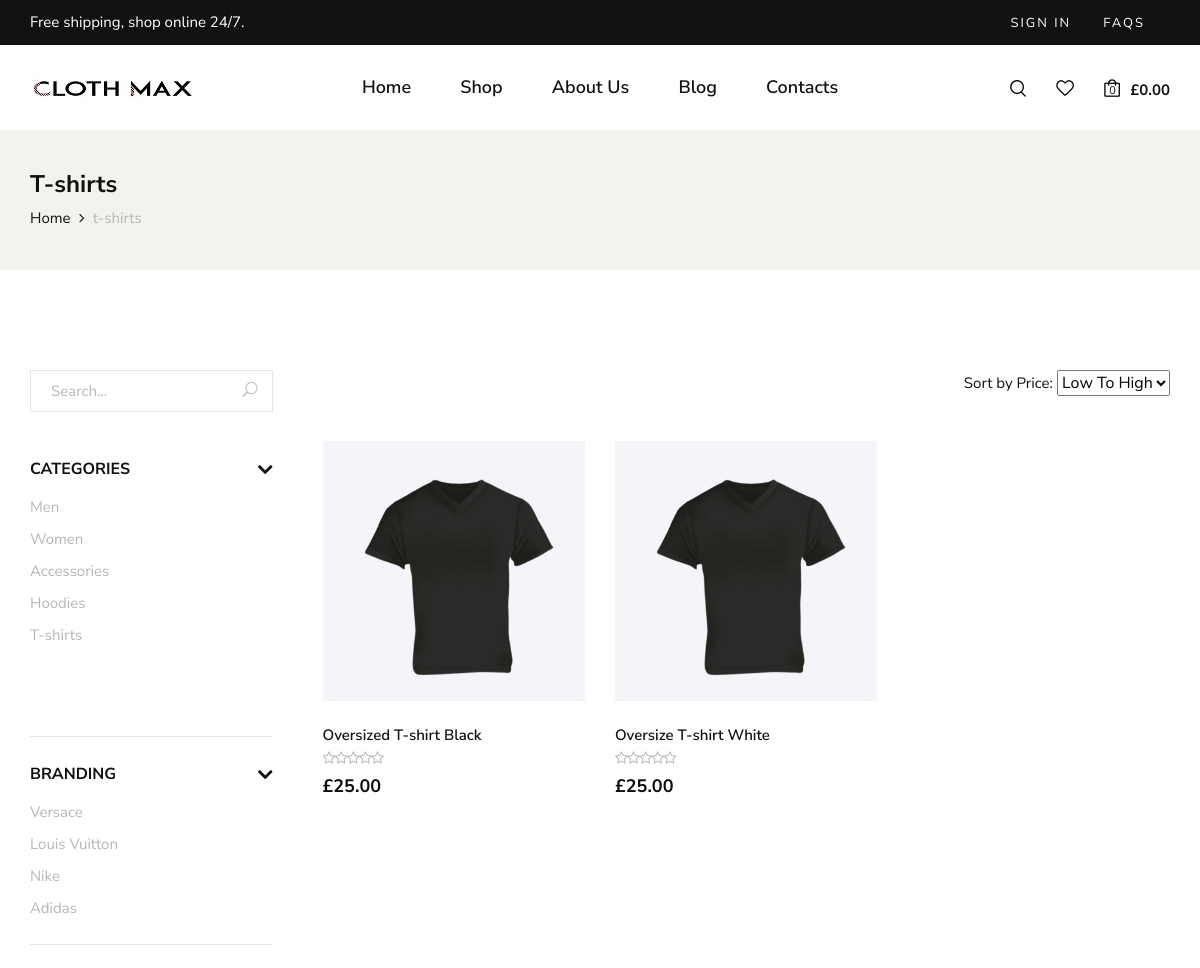
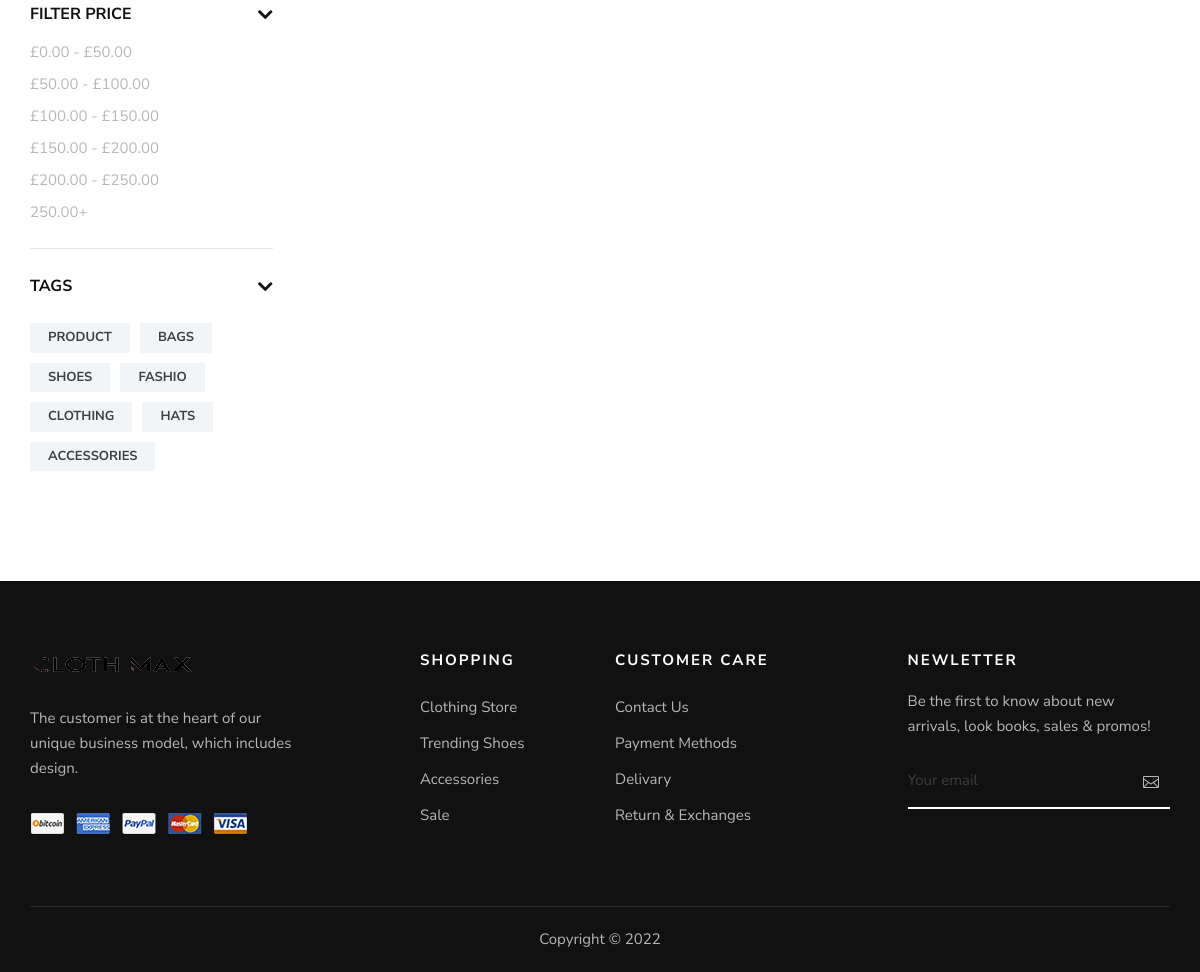
The app's page /pages/t-shirts.php with its own data (2 pictures, top to bottom).
### tables this page shows
CREATE TABLE `categories` (
  `categoryID` int(11) NOT NULL,
  `categoryName` varchar(255) NOT NULL,
  `categoryDesc` varchar(500) DEFAULT NULL,
  `categorySlug` varchar(255) NOT NULL,
  `categoryPicture` varchar(255) DEFAULT NULL
);

CREATE TABLE `brands` (
  `brandID` int(11) NOT NULL,
  `brandName` varchar(255) NOT NULL,
  `brandDesc` varchar(255) DEFAULT NULL,
  `brandPicture` varchar(255) DEFAULT NULL,
  `brandSlug` varchar(255) NOT NULL,
  `brandDateCreated` timestamp NOT NULL DEFAULT current_timestamp()
);

CREATE TABLE `products` (
  `productID` int(11) NOT NULL,
  `categoryID` int(11) NOT NULL,
  `subCategoryID` int(11) DEFAULT NULL,
  `brandID` int(11) DEFAULT NULL,
  `SKU` varchar(255) DEFAULT NULL,
  `productName` varchar(255) NOT NULL,
  `productDesc` text NOT NULL,
  `productSlug` varchar(255) NOT NULL,
  `productUnitPrice` varchar(255) NOT NULL,
  `productPicture` varchar(255) NOT NULL,
  `productDateAdded` timestamp NOT NULL DEFAULT current_timestamp(),
  `productAvailable` tinyint(1) NOT NULL DEFAULT 1,
  `trend` varchar(255) DEFAULT NULL
);

### config/Connection.php (called while the page is built, shortened)
<?php
class Connection {
	private $pdo;
	private $dsn;
	private $DB_HOST = "localhost";
	private $DB_USER = "root";
	private $DB_PASSWORD = "";
	private $DB_NAME = "clothmax_db";
	private $charset = "utf8";
	function __construct() {
		$this->dsn = "mysql:host=".$this->DB_HOST.";dbname=".$this->DB_NAME.";charset=".$this->charset."";
	}
	public function open_connection() {
		$opt = [
		    \PDO::ATTR_ERRMODE            => \PDO::ERRMODE_EXCEPTION,
		    \PDO::ATTR_DEFAULT_FETCH_MODE => \PDO::FETCH_OBJ,
		    \PDO::ATTR_EMULATE_PREPARES   => false,
		];
		$this->pdo = new \PDO($this->dsn, $this->DB_USER, $this->DB_PASSWORD, $opt);
		return $this->pdo;
	}
	public function query($sql="")
	{
		return $this->pdo->query($sql);
	}
	public function preparedStatement($sql, $args = NULL)
	{
	    if (!$args)
	    {
	         return $this->query($sql);
	    }
	    $stmt = $this->pdo->prepare($sql);
	    $stmt->execute($args);
	    return $stmt;
	}
}

### classes/Tshirts.php (called while the page is built, shortened)
<?php
class Tshirts extends Tshirts_m
{
	public function __construct($pdo) {
    	$this->pdo = $pdo;
  	}
	public function index($args=NULL)
	{
		return $this->pagination($args);
	}
	public function brands($slug=FALSE)
	{
		return $this->get_brands();
	}
	public function categories($slug=FALSE)
	{
		return $this->get_categories();
	}
}
?>

### classes/Tshirts_m.php (called while the page is built, shortened)
<?php
class Tshirts_m
{
	public $slug = 't-shirts';
	public function getCategoryID($catSlug)
	{
		$stmt = $this->pdo->preparedStatement("SELECT `categoryID` FROM `categories` WHERE `categorySlug`=?", $catSlug);
		return $stmt->fetch();
	}
	public function getSubCategoryID($subcatSlug)
	{
		$stmt = $this->pdo->preparedStatement("SELECT `subCategoryID` FROM `subcategory` WHERE `subcategorySlug`=?", $subcatSlug);
		return $stmt->fetch();
	}
	public function pagination($args=NULL)
	{
        $subcatid = $this->getSubCategoryID([$this->slug]);
        if ($subcatid !='') {
            $catid = $this->getCategoryID([$this->slug]);
            $stmt = $this->pdo->preparedStatement("SELECT * FROM `products` WHERE `categoryID`='$catid->categoryID' OR `subCategoryID`='$subcatid->subCategoryID' ORDER BY RAND ()  LIMIT ?,?", $args);
        return $stmt->fetchAll();
        }else{
            $catid = $this->getCategoryID([$this->slug]);
            $stmt = $this->pdo->preparedStatement("SELECT * FROM `products` WHERE `categoryID`='$catid->categoryID' ORDER BY RAND ()  LIMIT ?,?", $args);
            return $stmt->fetchAll();
        }
	}
	public function get_brands()
	{
		$stmt = $this->pdo->preparedStatement("SELECT * FROM `brands`");
		return $stmt->fetchAll();
	}
    public function get_categories()
    {
        $stmt = $this->pdo->preparedStatement("SELECT * FROM `categories`");
        return $stmt->fetchAll();
    }
}

### pages/t-shirts.php (the view, shortened to what this page needs)
<?php
$pdo = new Connection();
$tshirts = new Tshirts($pdo);
if(isset($_GET["page"]))
$page = (int)$_GET["page"];
else
$page = 1;
$setLimit = 6;
$pageLimit = ($page * $setLimit) - $setLimit;
require_once('../theme/header.php');
?>
    <section class="breadcrumb-option">
        <div class="container">
            <div class="row">
                <div class="col-lg-12">
                    <div class="breadcrumb__text">
                        <h4>T-shirts</h4>
                        <div class="breadcrumb__links">
                            <a href="/clothmax/">Home</a>
                            <span>t-shirts</span>
                        </div>
                    </div>
                </div>
            </div>
        </div>
    </section>
    <section class="shop spad">
        <div class="container">
            <div class="row">
                <div class="col-lg-3">
                    <div class="shop__sidebar">
                        <div class="shop__sidebar__search">
                            <form action="#">
                                <input type="text" placeholder="Search...">
                                <button type="submit"><span class="icon_search"></span></button>
                            </form>
                        </div>
                        <div class="shop__sidebar__accordion">
                            <div class="accordion" id="accordionExample">
                                <div class="card">
                                    <div class="card-heading">
                                        <a data-toggle="collapse" data-target="#collapseCategories">Categories</a>
                                    </div>
                                    <div id="collapseCategories" class="collapse show" data-parent="#accordionExample">
                                        <div class="card-body">
                                            <div class="shop__sidebar__categories">
                                                <ul class="nice-scroll">
                                                    <?php $categories = $tshirts->categories(); ?>
                                                    <?php foreach($categories as $category): ?>
                                                    <?= '<li><a href="/clothmax/pages/'.$category->categorySlug.'.php">'.ucwords($category->categoryName).'</a></li>' ; ?>
                                                    <?php endforeach; ?>
                                                </ul>
                                            </div>
                                        </div>
                                    </div>
                                </div>
                                <div class="card">
                                    <div class="card-heading">
                                        <a data-toggle="collapse" data-target="#collapseTwo">Branding</a>
                                    </div>
                                    <div id="collapseTwo" class="collapse show" data-parent="#accordionExample">
                                        <div class="card-body">
                                            <div class="shop__sidebar__brand">
                                                <ul>
                                                    <?php $brands = $tshirts->brands(); ?>
                                                    <?php foreach($brands as $brand): ?>
                                                    <li><a href="#"><?= ucwords($brand->brandName); ?></a></li>
                                                    <?php endforeach; ?>
                                                </ul>
                                            </div>
                                        </div>
                                    </div>
                                </div>
                                <div class="card">
                                    <div class="card-heading">
                                        <a data-toggle="collapse" data-target="#collapseThree">Filter Price</a>
                                    </div>
                                    <div id="collapseThree" class="collapse show" data-parent="#accordionExample">
                                        <div class="card-body">
                                            <div class="shop__sidebar__price">
                                                <ul>
                                                    <li><a href="#">&#163;0.00 - &#163;50.00</a></li>
                                                    <li><a href="#">&#163;50.00 - &#163;100.00</a></li>
                                                    <li><a href="#">&#163;100.00 - &#163;150.00</a></li>
                                                    <li><a href="#">&#163;150.00 - &#163;200.00</a></li>
                                                    <li><a href="#">&#163;200.00 - &#163;250.00</a></li>
                                                    <li><a href="#">250.00+</a></li>
                                                </ul>
                                            </div>
                                        </div>
                                    </div>
                                </div>
                                <div class="card">
                                    <div class="card-heading">
                                        <a data-toggle="collapse" data-target="#collapseSix">Tags</a>
                                    </div>
                                    <div id="collapseSix" class="collapse show" data-parent="#accordionExample">
                                        <div class="card-body">
                                            <div class="shop__sidebar__tags">
                                                <a href="#">Product</a>
                                                <a href="#">Bags</a>
                                                <a href="#">Shoes</a>
                                                <a href="#">Fashio</a>
                                                <a href="#">Clothing</a>
                                                <a href="#">Hats</a>
                                                <a href="#">Accessories</a>
                                            </div>
                                        </div>
                                    </div>
                                </div>
                            </div>
                        </div>
                    </div>
                </div>
                <div class="col-lg-9">
                    <div class="shop__product__option">
                        <div class="row">
                            <div class="col-lg-6 col-md-6 col-sm-6">
                            </div>
                            <div class="col-lg-6 col-md-6 col-sm-6">
                                <div class="shop__product__option__right">
                                    <p>Sort by Price:</p>
                                    <select>
                                        <option value="">Low To High</option>
                                    </select>
                                </div>
                            </div>
                        </div>
                    </div>
                    <div class="row">
                        <?php if(isset($_GET['category'])): ?>
                        <?php  $slug = $_GET['category'];
                            if ($products = $tshirts->get_category_products($slug,[$pageLimit, $setLimit])): ?>
                        <?php foreach ($products as $product): ?>
                        <div class="col-lg-4 col-md-6 col-sm-6">
                            <div class="product__item">
                                    <div class="product__item__pic set-bg" data-setbg="/clothmax/assets/<?= $product->productPicture; ?>">
                                        <?= (isset($product->trend)) ? '<span class="label">'.ucwords($product->trend).'</span>' : ''; ?>
                                        <ul class="product__hover">
                                            <li><a href="#" id="fav"><img src="/clothmax/assets/img/icon/heart.png" alt=""></a></li>
                                        </ul>
                                    </div>
                                <div class="product__item__text">
                                    <?= '<h6><a href="/clothmax/pages/shop-details.php?product='.$product->productSlug.'">'.ucwords($product->productName).'</a></h6>'; ?>
                                    <div class="rating">
                                        <i class="fa fa-star-o"></i>
                                        <i class="fa fa-star-o"></i>
                                        <i class="fa fa-star-o"></i>
                                        <i class="fa fa-star-o"></i>
                                        <i class="fa fa-star-o"></i>
                                    </div>
                                    <h5>&#163;<?= number_format($product->productUnitPrice, 2); ?></h5>
                                </div>
                            </div>
                        </div>
                        <?php endforeach; ?>
                        <?php endif; ?>
                        <?php else: ?>
                        <?php $products = $tshirts->index([$pageLimit, $setLimit]); ?>
                        <?php foreach ($products as $product): ?>
                        <div class="col-lg-4 col-md-6 col-sm-6">
                            <div class="product__item">
                                    <div class="product__item__pic set-bg" data-setbg="/clothmax/assets/<?= $product->productPicture; ?>">
                                    </div>
                                <div class="product__item__text">
                                    <?= '<h6><a href="/clothmax/pages/shop-details.php?product='.$product->productSlug.'">'.ucwords($product->productName).'</a></h6>'; ?>
                                    <div class="rating">
                                        <i class="fa fa-star-o"></i>
                                        <i class="fa fa-star-o"></i>
                                        <i class="fa fa-star-o"></i>
                                        <i class="fa fa-star-o"></i>
                                        <i class="fa fa-star-o"></i>
                                    </div>
                                    <h5>&#163;<?= number_format($product->productUnitPrice, 2); ?></h5>
                                </div>
                            </div>
                        </div>
                        <?php endforeach; ?>
                        <?php endif; ?>
                    </div>
                </div>
            </div>
        </div>
    </section>
<?php
require_once('../theme/footer.php');
?>

### records on screen
categories: categoryName "Men"
categories: categoryName "Women"
categories: categoryName "Accessories"
categories: categoryName "Hoodies"
categories: categoryName "T-shirts"
brands: brandName "Versace"
brands: brandName "Louis Vuitton"
brands: brandName "Nike"
brands: brandName "Adidas"
products: productName "Oversized T-shirt Black", productUnitPrice "25.00"
products: productName "Oversize T-shirt White", productUnitPrice "25.00"
